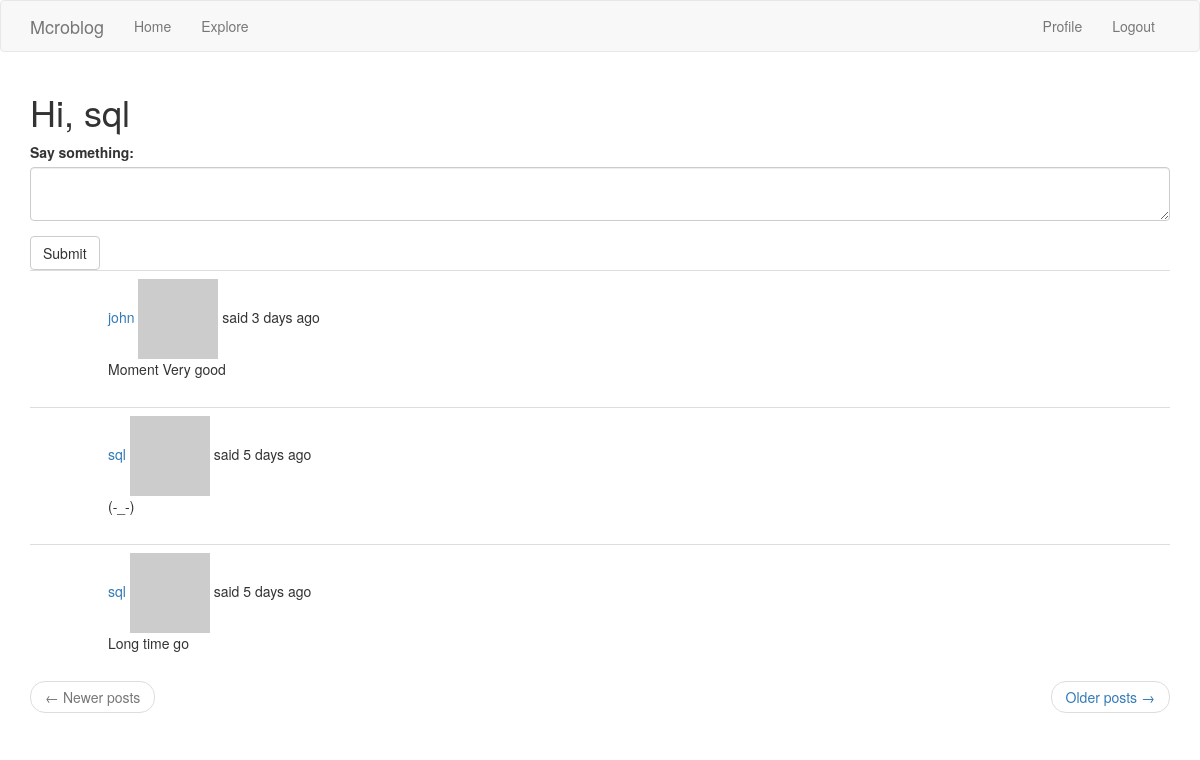
The page /index (signed in) on the database as committed earlier.
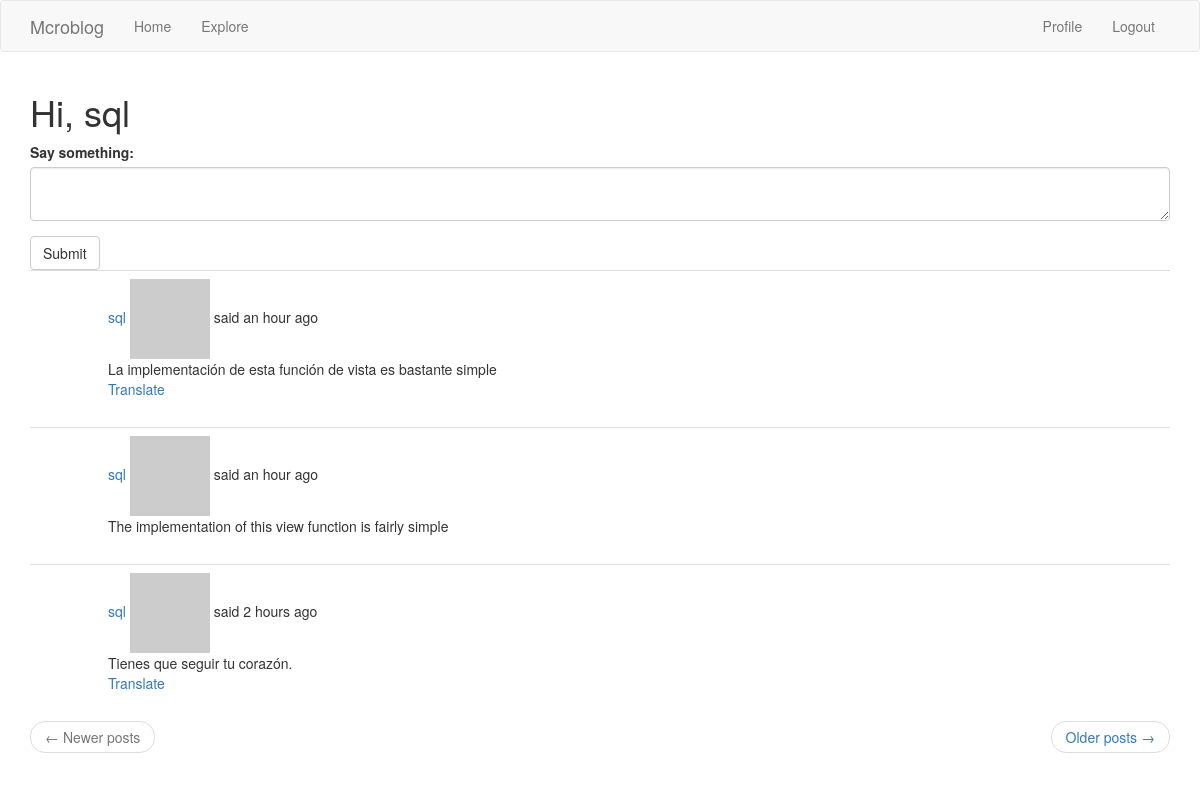
The same page on the database as committed later.
### app/models.py (models this page shows, shortened)
class User(UserMixin, db.Model):
    id = db.Column(db.Integer, primary_key=True)
    username = db.Column(db.String(64), index=True, unique=True)
    email = db.Column(db.String(120), index=True, unique=True)
    password_hash = db.Column(db.String(128))
    posts = db.relationship('Post', backref='author', lazy='dynamic')
    about_me = db.Column(db.String(140))
    last_seen = db.Column(db.DateTime, default=datetime.utcnow)
    followed = db.relationship(
        'User', secondary=followers,
        primaryjoin=(followers.c.follower_id == id),
        secondaryjoin=(followers.c.followed_id == id),
        backref=db.backref('followers', lazy='dynamic'),
        lazy='dynamic'
    )
    def followed_posts(self):
        followed = Post.query.join(
            followers, (followers.c.followed_id == Post.user_id)).filter(
            followers.c.follower_id == self.id)
        own = Post.query.filter_by(user_id=self.id)
        return followed.union(own).order_by(Post.timestamp.desc())
    def avatar(self, size):
        digest = md5(self.email.lower().encode('utf-8')).hexdigest()
        return 'https://www.gravatar.com/avatar/{}?d=identicon&s={}'.format(digest, size)

class Post(db.Model):
    id = db.Column(db.Integer, primary_key=True)
    body = db.Column(db.String(140))
    timestamp = db.Column(db.DateTime, index=True, default=datetime.utcnow)
    user_id = db.Column(db.Integer, db.ForeignKey('user.id'))
    language = db.Column(db.String(5))

### app/routes.py (the view, shortened to what this page needs)
@app.route('/', methods=['GET', 'POST'])
@app.route('/index', methods=['GET', 'POST'])
@login_required
def index():
    form = PostForm()
    page = request.args.get('page', 1, type=int)
    posts = current_user.followed_posts().paginate(
        page, app.config['POSTS_PER_PAGE'], False)
    next_url = url_for('explore', page=posts.next_num) \
        if posts.has_next else None
    prev_url = url_for('explore', page=posts.prev_num) \
        if posts.has_prev else None
    return render_template('index.html', title='Home page', form=form, posts=posts.items,
                           next_url=next_url, prev_url=prev_url)

### app/forms.py
class PostForm(FlaskForm):
    post = TextAreaField("Say something:", validators=[DataRequired(), Length(min=1, max=140)])
    submit = SubmitField('Submit')

### app/models.py (called while the page is built)
@login.user_loader
def load_user(id):
    return User.query.get(int(id))

### app/routes.py (called while the page is built)
@app.before_request
def before_request():
    if current_user.is_authenticated:
        current_user.last_seen = datetime.utcnow()
        db.session.commit()
    g.locale = str(get_locale())

### app/templates/index.html
{% extends "base.html" %}
{% import 'bootstrap/wtf.html' as wtf %}
{% block app_content %}
    <h1> {{ _('Hi, %(username)s', username=current_user.username) }}</h1>
    {% if form %}
        {{ wtf.quick_form(form) }}
    {% endif %}
    {% for post in posts %}
        {% include '_post.html' %}
    {% endfor %}
    <nav aria-label="...">
        <ul class="pager">
            <li class="previous{% if not prev_url %} disabled{% endif %}">
                <a href="{{ prev_url or '#' }}">
                    <span aria-hidden="true">&larr;</span> Newer posts
                </a>
            </li>
            <li class="next{% if not next_url %} disabled{% endif %}">
                <a href="{{ next_url or '#' }}">
                    Older posts <span aria-hidden="true">&rarr;</span>
                </a>
            </li>
        </ul>
    </nav>
{% endblock %}

### app/templates/base.html (shortened to what this page needs)
{% extends 'bootstrap/base.html' %}
{% block navbar %}
    <nav class="navbar navbar-default">
        <div class="container">
            <div class="navbar-header">
                <a class="navbar-brand" href="{{ url_for('index') }}">Mcroblog</a>
            </div>
            <div class="collapse navbar-collapse" id="bs-example-navbar-collapse-1">
                <ul class="nav navbar-nav">
                    <li><a href="{{ url_for('index') }}">Home</a></li>
                    <li><a href="{{ url_for('explore') }}">Explore</a></li>
                </ul>
                <ul class="nav navbar-nav navbar-right">
                    {% if current_user.is_anonymous %}
                        <li><a href="{{ url_for('login') }}">Login</a></li>
                    {% else %}
                        <li><a href="{{ url_for('user', username=current_user.username) }}">Profile</a></li>
                        <li><a href="{{ url_for('logout') }}">Logout</a></li>
                    {% endif %}
                </ul>
            </div>
        </div>
    </nav>
{% endblock %}
{% block content %}
    <div class="container">
        {% block app_content %}{% endblock %}
    </div>
{% endblock %}

### app/templates/_post.html (shortened to what this page needs)
<table class="table table-hover">
    <tr>
        <td width="70px">
        </td>
        <td>
            <a href="{{ url_for('user', username=post.author.username) }}">
                {{ post.author.username }}
            </a>
            {{ _('%(username)s said %(when)s', username=user_link, when=moment(post.timestamp).fromNow()) }}
        <br>
            <span id="post{{ post.id }}">{{ post.body }}</span>
            {% if post.language and post.language != g.locale %}
                <br>
                <span id="translation{{ post.id }}">
                    <a href="javascript:translate(
                                                  '#post{{ post.id }}',
                                                  '#translation{{ post.id }}',
                                                  '{{ post.language }}',
                                                  '{{ g.locale }}');">{{ _('Translate') }}</a>
                </span>
            {% endif %}
        </td>
    </tr>
</table>

Rows that differ between the two databases and show on the page:
no longer on this page (row unchanged): Post: author.username "john", body "Moment Very good"
no longer on this page (row unchanged): Post: author.username "sql", body "(-_-)"
no longer on this page (row unchanged): Post: author.username "sql", body "Long time go"
added Post: author.username "sql", body "La implementación de esta función de vista es bastante simple"
added Post: author.username "sql", body "The implementation of this view function is fairly simple"
added Post: author.username "sql", body "Tienes que seguir tu corazón."
